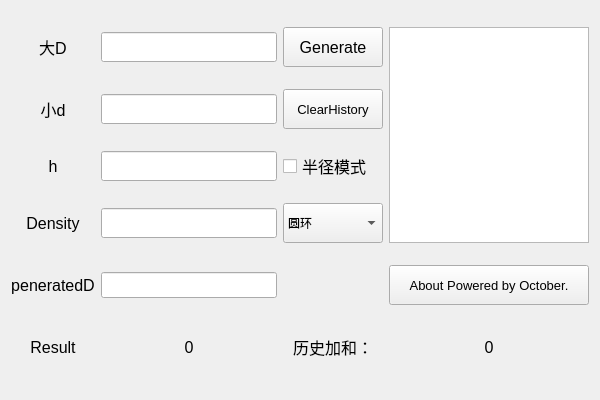
<?xml version="1.0" encoding="UTF-8"?>
<ui version="4.0">
 <class>miwidget</class>
 <widget class="QWidget" name="miwidget">
  <property name="geometry">
   <rect>
    <x>0</x>
    <y>0</y>
    <width>600</width>
    <height>400</height>
   </rect>
  </property>
  <property name="minimumSize">
   <size>
    <width>600</width>
    <height>400</height>
   </size>
  </property>
  <property name="maximumSize">
   <size>
    <width>600</width>
    <height>400</height>
   </size>
  </property>
  <property name="windowTitle">
   <string>miwidget</string>
  </property>
  <property name="windowIcon">
   <iconset>
    <normaloff>qc.png</normaloff>qc.png</iconset>
  </property>
  <property name="locale">
   <locale language="Chinese" country="China"/>
  </property>
  <layout class="QGridLayout" name="gridLayout">
   <item row="1" column="0">
    <widget class="QLabel" name="ccdl">
     <property name="font">
      <font>
       <pointsize>12</pointsize>
      </font>
     </property>
     <property name="text">
      <string>小d</string>
     </property>
     <property name="alignment">
      <set>Qt::AlignCenter</set>
     </property>
    </widget>
   </item>
   <item row="1" column="1">
    <widget class="QLineEdit" name="ccde">
     <property name="minimumSize">
      <size>
       <width>120</width>
       <height>25</height>
      </size>
     </property>
     <property name="maximumSize">
      <size>
       <width>180</width>
       <height>30</height>
      </size>
     </property>
     <property name="baseSize">
      <size>
       <width>0</width>
       <height>15</height>
      </size>
     </property>
     <property name="font">
      <font>
       <pointsize>11</pointsize>
      </font>
     </property>
    </widget>
   </item>
   <item row="3" column="2">
    <widget class="QComboBox" name="cccom">
     <property name="minimumSize">
      <size>
       <width>80</width>
       <height>40</height>
      </size>
     </property>
     <property name="maximumSize">
      <size>
       <width>100</width>
       <height>40</height>
      </size>
     </property>
     <item>
      <property name="text">
       <string>圆环</string>
      </property>
     </item>
     <item>
      <property name="text">
       <string>圆柱</string>
      </property>
     </item>
     <item>
      <property name="text">
       <string>板材</string>
      </property>
     </item>
    </widget>
   </item>
   <item row="2" column="0">
    <widget class="QLabel" name="hl">
     <property name="font">
      <font>
       <pointsize>12</pointsize>
      </font>
     </property>
     <property name="text">
      <string>h</string>
     </property>
     <property name="alignment">
      <set>Qt::AlignCenter</set>
     </property>
    </widget>
   </item>
   <item row="2" column="2">
    <widget class="QCheckBox" name="radchek">
     <property name="minimumSize">
      <size>
       <width>100</width>
       <height>0</height>
      </size>
     </property>
     <property name="baseSize">
      <size>
       <width>0</width>
       <height>0</height>
      </size>
     </property>
     <property name="font">
      <font>
       <pointsize>12</pointsize>
      </font>
     </property>
     <property name="text">
      <string>半径模式</string>
     </property>
    </widget>
   </item>
   <item row="0" column="0">
    <widget class="QLabel" name="ccDl">
     <property name="font">
      <font>
       <pointsize>12</pointsize>
      </font>
     </property>
     <property name="text">
      <string>大D</string>
     </property>
     <property name="alignment">
      <set>Qt::AlignCenter</set>
     </property>
    </widget>
   </item>
   <item row="0" column="2">
    <widget class="QPushButton" name="cccbtn">
     <property name="minimumSize">
      <size>
       <width>80</width>
       <height>40</height>
      </size>
     </property>
     <property name="maximumSize">
      <size>
       <width>100</width>
       <height>40</height>
      </size>
     </property>
     <property name="font">
      <font>
       <pointsize>12</pointsize>
      </font>
     </property>
     <property name="text">
      <string>Generate</string>
     </property>
    </widget>
   </item>
   <item row="0" column="1">
    <widget class="QLineEdit" name="ccDe">
     <property name="minimumSize">
      <size>
       <width>120</width>
       <height>25</height>
      </size>
     </property>
     <property name="maximumSize">
      <size>
       <width>180</width>
       <height>30</height>
      </size>
     </property>
     <property name="baseSize">
      <size>
       <width>0</width>
       <height>15</height>
      </size>
     </property>
     <property name="font">
      <font>
       <pointsize>11</pointsize>
      </font>
     </property>
    </widget>
   </item>
   <item row="3" column="0">
    <widget class="QLabel" name="densityl">
     <property name="font">
      <font>
       <pointsize>12</pointsize>
      </font>
     </property>
     <property name="text">
      <string>Density</string>
     </property>
     <property name="alignment">
      <set>Qt::AlignCenter</set>
     </property>
    </widget>
   </item>
   <item row="3" column="1">
    <widget class="QLineEdit" name="densitye">
     <property name="minimumSize">
      <size>
       <width>120</width>
       <height>25</height>
      </size>
     </property>
     <property name="maximumSize">
      <size>
       <width>180</width>
       <height>30</height>
      </size>
     </property>
     <property name="baseSize">
      <size>
       <width>0</width>
       <height>15</height>
      </size>
     </property>
     <property name="font">
      <font>
       <pointsize>11</pointsize>
      </font>
     </property>
    </widget>
   </item>
   <item row="2" column="1">
    <widget class="QLineEdit" name="he">
     <property name="minimumSize">
      <size>
       <width>120</width>
       <height>25</height>
      </size>
     </property>
     <property name="maximumSize">
      <size>
       <width>180</width>
       <height>30</height>
      </size>
     </property>
     <property name="baseSize">
      <size>
       <width>0</width>
       <height>15</height>
      </size>
     </property>
     <property name="font">
      <font>
       <pointsize>11</pointsize>
      </font>
     </property>
    </widget>
   </item>
   <item row="0" column="3" rowspan="4">
    <widget class="QListView" name="cchistorylist">
     <property name="minimumSize">
      <size>
       <width>100</width>
       <height>100</height>
      </size>
     </property>
     <property name="maximumSize">
      <size>
       <width>200</width>
       <height>300</height>
      </size>
     </property>
    </widget>
   </item>
   <item row="1" column="2">
    <widget class="QPushButton" name="clearbtn">
     <property name="minimumSize">
      <size>
       <width>80</width>
       <height>40</height>
      </size>
     </property>
     <property name="maximumSize">
      <size>
       <width>100</width>
       <height>40</height>
      </size>
     </property>
     <property name="font">
      <font>
       <pointsize>10</pointsize>
      </font>
     </property>
     <property name="text">
      <string>ClearHistory</string>
     </property>
    </widget>
   </item>
   <item row="7" column="1">
    <widget class="QLabel" name="ansl">
     <property name="minimumSize">
      <size>
       <width>100</width>
       <height>0</height>
      </size>
     </property>
     <property name="maximumSize">
      <size>
       <width>200</width>
       <height>40</height>
      </size>
     </property>
     <property name="font">
      <font>
       <pointsize>12</pointsize>
      </font>
     </property>
     <property name="text">
      <string>0</string>
     </property>
     <property name="alignment">
      <set>Qt::AlignCenter</set>
     </property>
    </widget>
   </item>
   <item row="7" column="0">
    <widget class="QLabel" name="cal">
     <property name="minimumSize">
      <size>
       <width>60</width>
       <height>0</height>
      </size>
     </property>
     <property name="maximumSize">
      <size>
       <width>200</width>
       <height>40</height>
      </size>
     </property>
     <property name="font">
      <font>
       <pointsize>12</pointsize>
      </font>
     </property>
     <property name="text">
      <string>Result</string>
     </property>
     <property name="alignment">
      <set>Qt::AlignCenter</set>
     </property>
    </widget>
   </item>
   <item row="4" column="3">
    <widget class="QPushButton" name="aboutBtn">
     <property name="minimumSize">
      <size>
       <width>200</width>
       <height>40</height>
      </size>
     </property>
     <property name="font">
      <font>
       <pointsize>10</pointsize>
      </font>
     </property>
     <property name="text">
      <string>About Powered by October.</string>
     </property>
    </widget>
   </item>
   <item row="7" column="3">
    <widget class="QLabel" name="hisansl">
     <property name="minimumSize">
      <size>
       <width>80</width>
       <height>24</height>
      </size>
     </property>
     <property name="maximumSize">
      <size>
       <width>200</width>
       <height>40</height>
      </size>
     </property>
     <property name="font">
      <font>
       <pointsize>12</pointsize>
      </font>
     </property>
     <property name="text">
      <string>0</string>
     </property>
     <property name="alignment">
      <set>Qt::AlignCenter</set>
     </property>
    </widget>
   </item>
   <item row="7" column="2">
    <widget class="QLabel" name="histishi">
     <property name="minimumSize">
      <size>
       <width>80</width>
       <height>24</height>
      </size>
     </property>
     <property name="maximumSize">
      <size>
       <width>200</width>
       <height>40</height>
      </size>
     </property>
     <property name="font">
      <font>
       <pointsize>12</pointsize>
      </font>
     </property>
     <property name="text">
      <string>历史加和：</string>
     </property>
     <property name="alignment">
      <set>Qt::AlignCenter</set>
     </property>
    </widget>
   </item>
   <item row="4" column="0">
    <widget class="QLabel" name="penl">
     <property name="font">
      <font>
       <pointsize>12</pointsize>
      </font>
     </property>
     <property name="text">
      <string>peneratedD</string>
     </property>
     <property name="alignment">
      <set>Qt::AlignCenter</set>
     </property>
    </widget>
   </item>
   <item row="4" column="1">
    <widget class="QLineEdit" name="pene">
     <property name="minimumSize">
      <size>
       <width>120</width>
       <height>25</height>
      </size>
     </property>
     <property name="font">
      <font>
       <pointsize>11</pointsize>
      </font>
     </property>
    </widget>
   </item>
  </layout>
 </widget>
 <layoutdefault spacing="6" margin="11"/>
 <resources/>
 <connections/>
</ui>
